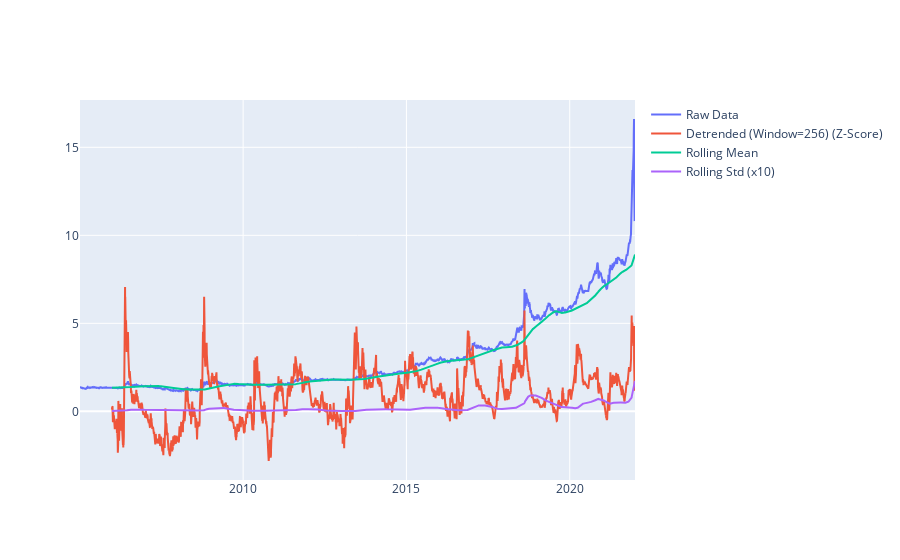

The cell this chart's notebook holds for it:
### Markdown cell above
### Plot function for Rolling Statistic (Z-Score) for Testing Stationarity

### Code cell
def test_stationarity(timeseries, n, title):
    
    #Determing rolling statistics
    rolmean = pd.Series(timeseries).rolling(window=n).mean() 
    rolstd = pd.Series(timeseries).rolling(window=n).std()
    timeseries2 =  (timeseries - rolmean)/rolstd

    fig = go.Figure()
    fig.add_trace(go.Scatter(x=timeseries.index, y=timeseries, name="Raw Data"))
    fig.add_trace(go.Scatter(x=timeseries2.index, y=timeseries2, name="Detrended (Window={}) (Z-Score)".format(n)))
    fig.add_trace(go.Scatter(x=rolmean.index, y=rolmean, name="Rolling Mean"))
    fig.add_trace(go.Scatter(x=rolstd.index, y=rolstd, name="Rolling Std (x10)"))
    return py.iplot(fig)

test_stationarity(y, 256, 'raw data')

### Figure 1 — Plotly figure (JSON) as saved in the notebook; plotly's stock layout.template omitted (floating-point values rounded to 4 significant figures; data arrays with more than 128 entries replaced by an {"elided": "..."} marker saying what was removed)
{"data": [{"name": "Raw Data", "type": "scatter", "x": {"elided": "4435 str values"}, "y": {"elided": "4435 float values"}}, {"name": "Detrended (Window=256) (Z-Score)", "type": "scatter", "x": {"elided": "4435 str values"}, "y": {"elided": "4435 float values"}}, {"name": "Rolling Mean", "type": "scatter", "x": {"elided": "4435 str values"}, "y": {"elided": "4435 float values"}}, {"name": "Rolling Std (x10)", "type": "scatter", "x": {"elided": "4435 str values"}, "y": {"elided": "4435 float values"}}], "layout": {}}
